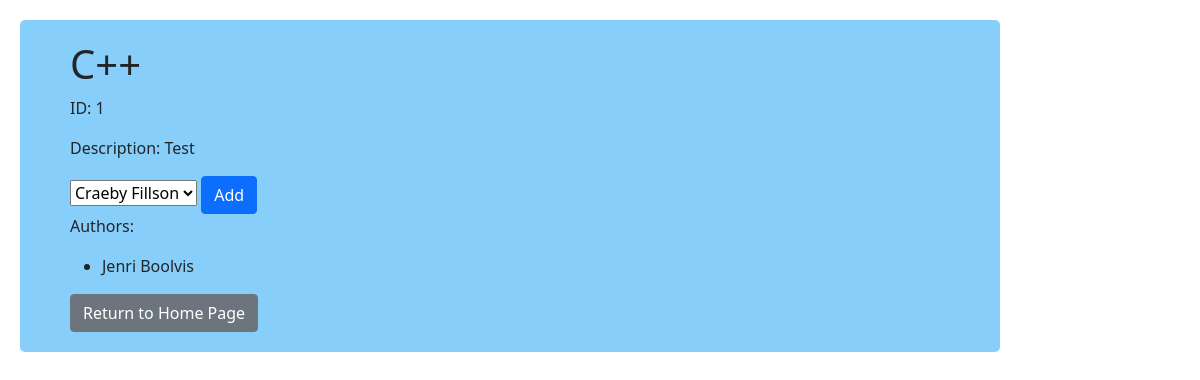
The app's page /view-book/1, older data.
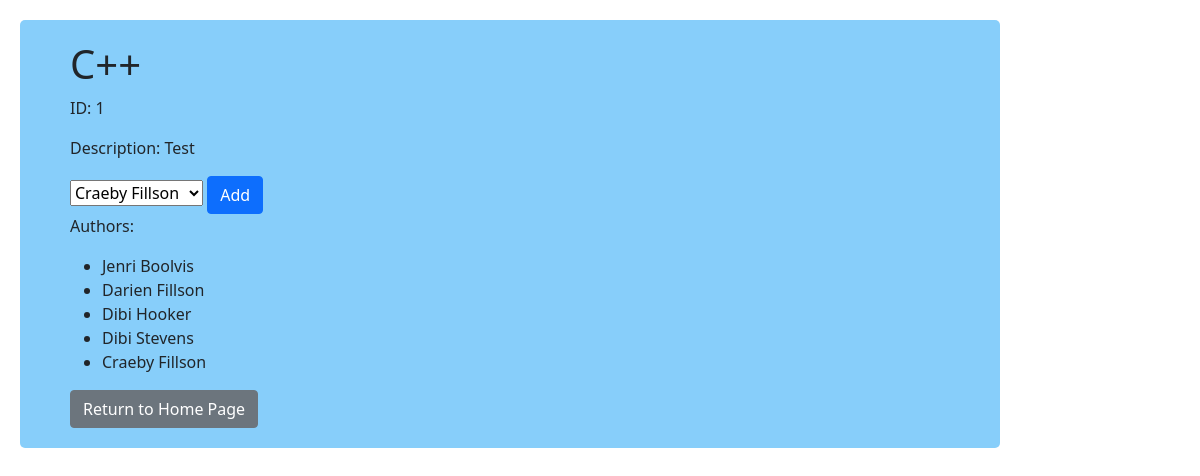
The same page, newer data.
### books_authors_templates_app/models.py (models this page shows, shortened)
class Author(models.Model):
    first_name=models.CharField(max_length=45)
    last_name=models.CharField(max_length=45)
    books=models.ManyToManyField(Book, related_name="authors")
    notes = models.TextField(default="Notes")
    created_at=models.DateTimeField(auto_now_add=True)
    updated_at=models.DateTimeField(auto_now=True)

### books_authors_templates_app/views.py (the view)
# urls.py: path('view-book/<int:id>', views.view_book),
def view_book(request, id):
    context = {
        'book':Book.objects.get(id=id),
        'authors':Author.objects.all()
    }
    return render(request, "view-book.html", context)

### books_authors_templates_app/templates/view-book.html (shortened to what this page needs)
<!DOCTYPE html>
<html lang="en">
<head>
    {% load static %}
    <link href="https://cdn.jsdelivr.net/npm/bootstrap@5.1.3/dist/css/bootstrap.min.css" rel="stylesheet">
    <link rel="stylesheet" href="{% static 'css/style.css'%}">
</head>
<body>
    <div id="wrapper2">
        <h1>{{book.title}}</h1>
        <p>ID: {{book.id}}</p>
        <p>Description: {{book.desc}}</p>
        <form action="/createRel/{{book.id}}" method="POST">
            <select name="authors" id="authors">
                {% for author in authors %}
                <option value="{{author.id}}">{{author.first_name}} {{author.last_name}}</option>
                {% endfor %}
            </select>
            <button class="btn btn-primary">Add</button>
        </form>
        <p>Authors: </p>
        <ul>
            {% for author in book.authors.all %}
            <li>{{author.first_name}} {{author.last_name}}</li>
            {% endfor %}
        </ul>
        <a href="/" class="btn btn-secondary">Return to Home Page</a>
    </div>
</body>
</html>

Row changes from the older to the newer data that the page shows:
added Author: first_name "Darien", last_name "Fillson"
added Author: first_name "Dibi", last_name "Hooker"
now on this page (row unchanged): Author: first_name "Dibi", last_name "Stevens"
now on this page (row unchanged): Author: first_name "Craeby", last_name "Fillson"
